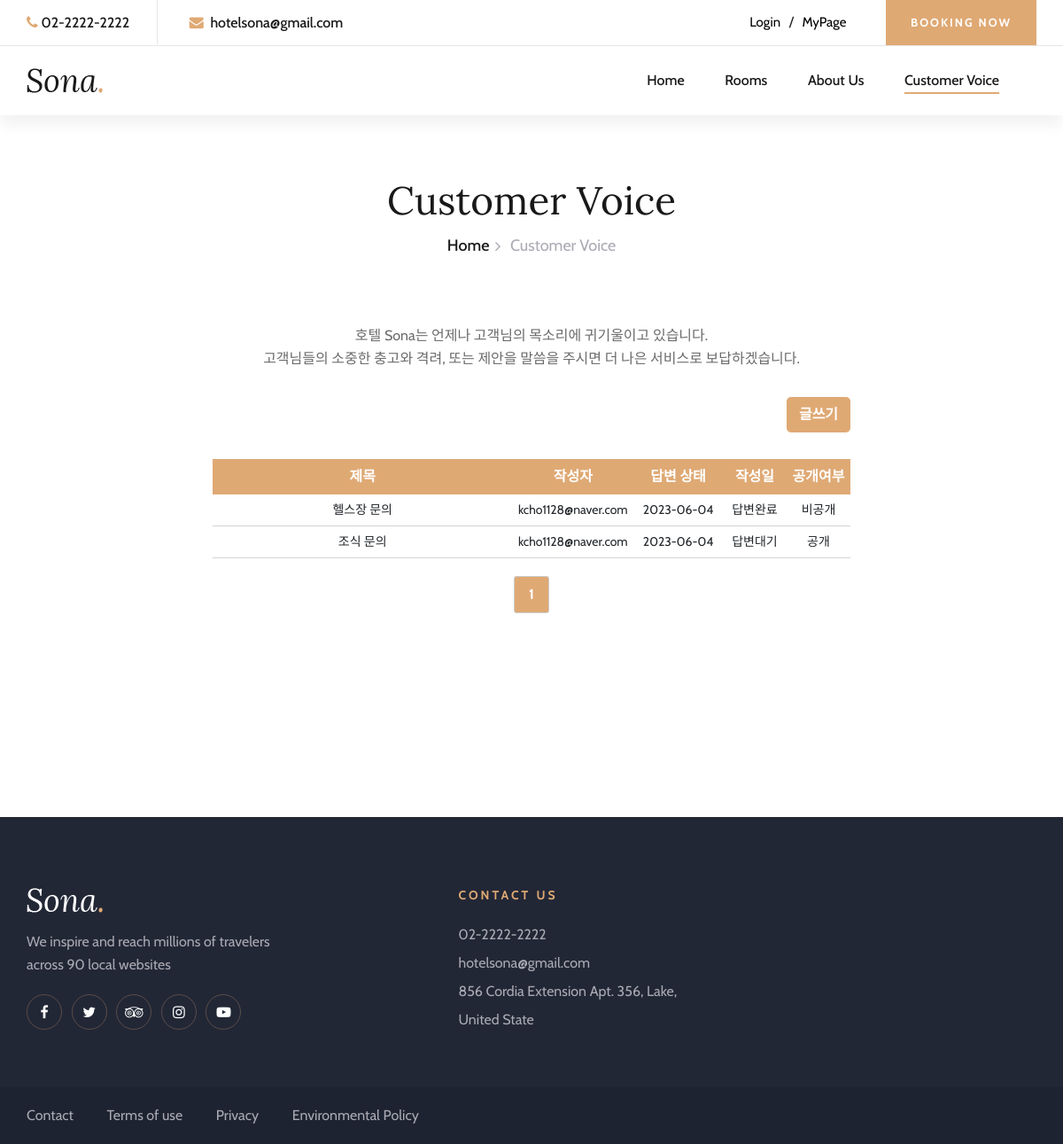
The app's page /inquiries/customer-voice/, older data.
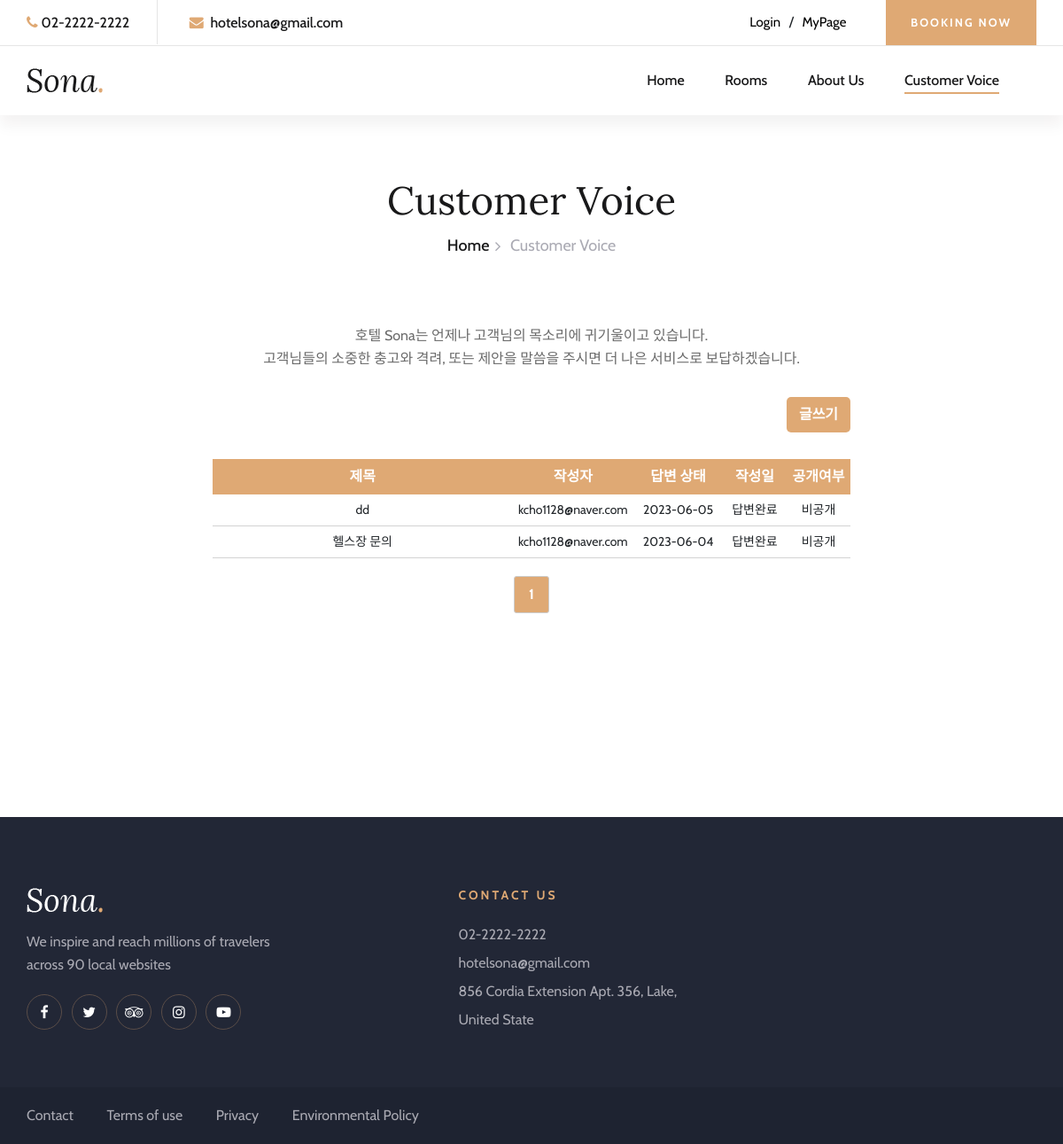
The same page, newer data.
### inquiries/models.py (models this page shows, shortened)
class Question(models.Model):
    author = models.CharField(max_length=30)
    title = models.CharField(max_length=50)
    content = models.TextField()
    created_date = models.DateTimeField(auto_now_add=True)
    answer = models.OneToOneField('Answer', on_delete=models.CASCADE, null=True, blank=True)
    is_public = models.BooleanField(default=True)  # 공개 여부를 나타내는 필드

### inquiries/views.py (the view)
# urls.py: path('customer-voice/', views.customer_voice, name='customer_voice'),
def customer_voice(request):
    question_list = Question.objects.order_by('-created_date')
    paginator = Paginator(question_list, 5)
    page = request.GET.get('page')
    questions = paginator.get_page(page)
    context = {'questions': questions}
    return render(request, 'customer-voice.html', context)

### inquiries/templates/customer-voice.html (shortened to what this page needs)
{% load static %}
<!DOCTYPE html>
<html lang="zxx">
  <head>
    <link
      rel="stylesheet"
      href="../../static/css/bootstrap.min.css"
      type="text/css"
    />
    <link
      rel="stylesheet"
      href="../../static/css/font-awesome.min.css"
      type="text/css"
    />
    <link
      rel="stylesheet"
      href="../../static/css/elegant-icons.css"
      type="text/css"
    />
    <link
      rel="stylesheet"
      href="../../static/css/flaticon.css"
      type="text/css"
    />
    <link
      rel="stylesheet"
      href="../../static/css/owl.carousel.min.css"
      type="text/css"
    />
    <link
      rel="stylesheet"
      href="../../static/css/nice-select.css"
      type="text/css"
    />
    <link
      rel="stylesheet"
      href="../../static/css/jquery-ui.min.css"
      type="text/css"
    />
    <link
      rel="stylesheet"
      href="../../static/css/magnific-popup.css"
      type="text/css"
    />
    <link
      rel="stylesheet"
      href="../../static/css/slicknav.min.css"
      type="text/css"
    />
    <link rel="stylesheet" href="../../static/css/style.css" type="text/css" />
  </head>
  <body>
    <header class="header-section header-normal">
      <div class="top-nav">
        <div class="container">
          <div class="row">
            <div class="col-lg-6">
              <ul class="tn-left">
                <li><i class="fa fa-phone"></i>02-2222-2222</li>
                <li><i class="fa fa-envelope"></i> hotelsona@gmail.com</li>
              </ul>
            </div>
            <div class="col-lg-6">
              <div class="tn-right">
                <div class="top-social">
                  {% if user.is_authenticated %}
                  <form
                    action="{% url 'accounts:logout' %}"
                    method="POST"
                    style="margin: 0px; float: left"
                  >
                    {% csrf_token %}
                    <button
                      class="log"
                      type="submit"
                      style="
                        border: 0px;
                        background-color: white;
                        font-size: 15px;
                      "
                    >
                      Logout
                    </button>
                  </form>
                  {% else %}
                  <button
                    class="log"
                    type="button"
                    onclick="location.href='{% url 'accounts:login_view' %}'"
                    style="
                      border: 0px;
                      background-color: white;
                      font-size: 15px;
                    "
                  >
                    Login
                  </button>
                  {% endif %} /
                  <button
                    class="myPage"
                    type="button"
                    onclick="location.href='{% url 'mypage:mypage_1' %}'"
                    style="
                      border: 0px;
                      background-color: white;
                      font-size: 15px;
                    "
                  >
                    MyPage
                  </button>
                </div>
                <a href="{% url 'booking:booking' %}" class="bk-btn"
                  >Booking Now</a
                >
              </div>
            </div>
          </div>
        </div>
      </div>
      <div class="menu-item">
        <div class="container">
          <div class="row">
            <div class="col-lg-2">
              <div class="logo">
                <a href="{% url 'booking:index' %}">
                  <img src="../../static/img/logo.png" alt="" />
                </a>
              </div>
            </div>
            <div class="col-lg-10">
              <div class="nav-menu">
                <nav class="mainmenu">
                  <ul>
                    <li><a href="{% url 'booking:index' %}">Home</a></li>
                    <li><a href="{% url 'booking:rooms' %}">Rooms</a></li>
                    <li><a href="{% url 'booking:about_us' %}">About Us</a></li>
                    <li class="active">
                      <a href="{% url 'inquiries:customer_voice' %}"
                        >Customer Voice</a
                      >
                    </li>
                  </ul>
                </nav>
              </div>
            </div>
          </div>
        </div>
      </div>
    </header>
    <div class="breadcrumb-section">
      <div class="container">
        <div class="row">
          <div class="col-lg-12">
            <div class="breadcrumb-text">
              <h2>Customer Voice</h2>
              <div class="bt-option">
                <a href="{% url 'booking:index' %}">Home</a>
                <span>Customer Voice</span>
              </div>
            </div>
          </div>
        </div>
      </div>
    </div>
    <section class="contact-section spad" style="margin-top: -85px">
      <div class="intro" style="text-align: center; margin-bottom: 30px">
        <p>
          호텔 Sona는 언제나 고객님의 목소리에 귀기울이고 있습니다.<br />
          고객님들의 소중한 충고와 격려, 또는 제안을 말씀을 주시면 더 나은
          서비스로 보답하겠습니다.
        </p>
      </div>
      <div class="qurstion-table" style="width: 60%; margin-left: 20%">
        <button
          style="width: 10%; margin-left: 90%; margin-bottom: 30px"
          class="btn"
          onclick="location.href='{% url 'inquiries:customer_question' %}'"
        >
          글쓰기
        </button>
          <table style="width: 100%; text-align: center">
            <thead>
              <tr>
                <th>제목</th>
                <th>작성자</th>
                <th>답변 상태</th>
                <th>작성일</th>
                <th>공개여부</th>
              </tr>
            </thead>
            <tbody>
              {% for question in questions %}
              <tr
                style="border-bottom: 1px solid gray; cursor: pointer"
                onclick="location.href='{% url 'inquiries:question_detail'  question.pk  %}'"
              >
                <td style="width: 47%">{{ question.title }}</td>
                <td style="width: 19%">{{ question.author }}</td>
                <td style="width: 14%">{{ question.created_date|date:"Y-m-d" }}</td>
                {% if question.answer %}
                <td style="width: 10%">답변완료</td>
                {% else %}
                <td style="width:10%">답변대기</td>
                {% endif %}
                {% if question.is_public %}
                <td style="width: 10%">공개</td>
                {% else %}
                <td style="width: 10%">비공개</td>
                {% endif %}
              </tr>
              {% endfor %}
            </tbody>
          </table>
        <div class="pagination">
        {% for i in questions.paginator.page_range %}
          {% if questions.number == i %}
            <span class="current-page">{{ i }}</span>
          {% else %}
            <a href="?page={{ i }}">{{ i }}</a>
          {% endif %}
        {% endfor %}
        </div>
      </div>
    </section>
    <footer class="footer-section">
      <div class="container">
        <div class="footer-text">
          <div class="row">
            <div class="col-lg-4">
              <div class="ft-about">
                <div class="logo">
                  <a href="#">
                    <img src="../../static/img/footer-logo.png" alt="" />
                  </a>
                </div>
                <p>
                  We inspire and reach millions of travelers<br />
                  across 90 local websites
                </p>
                <div class="fa-social">
                  <a href="#"><i class="fa fa-facebook"></i></a>
                  <a href="#"><i class="fa fa-twitter"></i></a>
                  <a href="#"><i class="fa fa-tripadvisor"></i></a>
                  <a href="#"><i class="fa fa-instagram"></i></a>
                  <a href="#"><i class="fa fa-youtube-play"></i></a>
                </div>
              </div>
            </div>
            <div class="col-lg-3 offset-lg-1">
              <div class="ft-contact">
                <h6>Contact Us</h6>
                <ul>
                  <li>02-2222-2222</li>
                  <li>hotelsona@gmail.com</li>
                  <li>856 Cordia Extension Apt. 356, Lake, United State</li>
                </ul>
              </div>
            </div>
          </div>
        </div>
      </div>
      <div class="copyright-option">
        <div class="container">
          <div class="row">
            <div class="col-lg-7">
              <ul>
                <li><a href="#">Contact</a></li>
                <li><a href="#">Terms of use</a></li>
                <li><a href="#">Privacy</a></li>
                <li><a href="#">Environmental Policy</a></li>
              </ul>
            </div>
          </div>
        </div>
      </div>
    </footer>
  </body>
</html>

### inquiries/templates/customer-voice.html (style rules this page uses)
.btn { height: 40px; width: 100px; font-size: 16px; border-radius: 5px; border: none; background-color: #dfa974; text-align: center; font-weight: bold; color: white; }
th { color: white; background-color: #dfa974; font-size: 16px; padding-top: 8px; padding-bottom: 8px; }
td { border-bottom: 1px solid lightgray; font-size: 14px; padding-top: 7px; padding-bottom: 7px; }
.pagination { display: flex; justify-content: center; margin-top: 20px; }
.pagination .current-page { font-weight: bold; border-radius: 3px; border: 1px solid #ccc; color: #fff; background-color: #dfa974; padding: 8px 16px; margin: 0 3px; }

Row changes from the older to the newer data that the page shows:
removed Question: title "조식 문의", author "kcho1128@naver.com", created_date "2023-06-04", shows "답변대기", is_public "공개"
added Question: title "dd", author "kcho1128@naver.com", created_date "2023-06-05", shows "답변완료", is_public "비공개"
